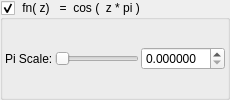
      <widget class="MyGroupBox" name="groupCheck_transf_function_enabledBx_false">
       <property name="toolTip">
        <string/>
       </property>
       <property name="title">
        <string> fn( z)   =  cos (  z * pi )</string>
       </property>
       <property name="checkable">
        <bool>true</bool>
       </property>
       <layout class="QVBoxLayout" name="verticalLayout_52">
        <property name="spacing">
         <number>2</number>
        </property>
        <property name="leftMargin">
         <number>2</number>
        </property>
        <property name="topMargin">
         <number>2</number>
        </property>
        <property name="rightMargin">
         <number>2</number>
        </property>
        <property name="bottomMargin">
         <number>2</number>
        </property>
        <item>
         <layout class="QGridLayout" name="gridLayout_26">
          <property name="spacing">
           <number>2</number>
          </property>
          <item row="0" column="0">
           <widget class="QLabel" name="label_170">
            <property name="text">
             <string>Pi Scale:</string>
            </property>
           </widget>
          </item>
          <item row="0" column="1">
           <widget class="QSlider" name="slider_transf_scaleC_1">
            <property name="sizePolicy">
             <sizepolicy hsizetype="Expanding" vsizetype="Maximum">
              <horstretch>0</horstretch>
              <verstretch>0</verstretch>
             </sizepolicy>
            </property>
            <property name="minimum">
             <number>0</number>
            </property>
            <property name="maximum">
             <number>10000000</number>
            </property>
            <property name="value">
             <number>0</number>
            </property>
            <property name="sliderPosition">
             <number>0</number>
            </property>
            <property name="orientation">
             <enum>Qt::Horizontal</enum>
            </property>
           </widget>
          </item>
          <item row="0" column="2">
           <widget class="MyDoubleSpinBox" name="spinbox_transf_scaleC_1">
            <property name="sizePolicy">
             <sizepolicy hsizetype="Minimum" vsizetype="Maximum">
              <horstretch>0</horstretch>
              <verstretch>0</verstretch>
             </sizepolicy>
            </property>
            <property name="prefix">
             <string/>
            </property>
            <property name="suffix">
             <string/>
            </property>
            <property name="decimals">
             <number>6</number>
            </property>
            <property name="minimum">
             <double>0.000000000000000</double>
            </property>
            <property name="maximum">
             <double>10.000000000000000</double>
            </property>
            <property name="singleStep">
             <double>0.100000000000000</double>
            </property>
           </widget>
          </item>
         </layout>
        </item>
       </layout>
      </widget>
